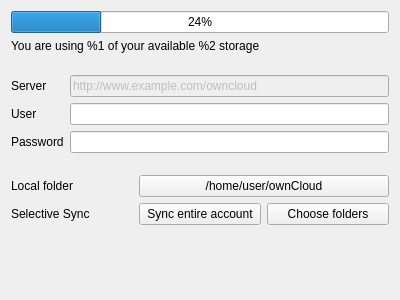
<?xml version="1.0" encoding="UTF-8"?>
<ui version="4.0">
 <class>Mirall::AccountSettings</class>
 <widget class="QWidget" name="Mirall::AccountSettings">
  <property name="geometry">
   <rect>
    <x>0</x>
    <y>0</y>
    <width>400</width>
    <height>300</height>
   </rect>
  </property>
  <property name="windowTitle">
   <string>Form</string>
  </property>
  <layout class="QVBoxLayout" name="verticalLayout_2">
   <property name="spacing">
    <number>6</number>
   </property>
   <item>
    <layout class="QVBoxLayout" name="verticalLayout">
     <item>
      <widget class="QProgressBar" name="progressBar">
       <property name="value">
        <number>24</number>
       </property>
      </widget>
     </item>
     <item>
      <widget class="QLabel" name="label">
       <property name="text">
        <string>You are using %1 of your available %2 storage</string>
       </property>
      </widget>
     </item>
    </layout>
   </item>
   <item>
    <spacer name="verticalSpacer_2">
     <property name="orientation">
      <enum>Qt::Vertical</enum>
     </property>
     <property name="sizeType">
      <enum>QSizePolicy::Fixed</enum>
     </property>
     <property name="sizeHint" stdset="0">
      <size>
       <width>20</width>
       <height>16</height>
      </size>
     </property>
    </spacer>
   </item>
   <item>
    <layout class="QFormLayout" name="formLayout">
     <item row="0" column="0">
      <widget class="QLabel" name="label_4">
       <property name="text">
        <string>Server</string>
       </property>
      </widget>
     </item>
     <item row="0" column="1">
      <widget class="QLineEdit" name="lineEdit">
       <property name="enabled">
        <bool>false</bool>
       </property>
       <property name="text">
        <string>http://www.example.com/owncloud</string>
       </property>
      </widget>
     </item>
     <item row="1" column="0">
      <widget class="QLabel" name="label_2">
       <property name="text">
        <string>User</string>
       </property>
      </widget>
     </item>
     <item row="1" column="1">
      <widget class="QLineEdit" name="lineEdit_2"/>
     </item>
     <item row="2" column="0">
      <widget class="QLabel" name="label_3">
       <property name="text">
        <string>Password</string>
       </property>
      </widget>
     </item>
     <item row="2" column="1">
      <widget class="QLineEdit" name="lineEdit_3"/>
     </item>
    </layout>
   </item>
   <item>
    <spacer name="verticalSpacer_3">
     <property name="orientation">
      <enum>Qt::Vertical</enum>
     </property>
     <property name="sizeType">
      <enum>QSizePolicy::Fixed</enum>
     </property>
     <property name="sizeHint" stdset="0">
      <size>
       <width>20</width>
       <height>16</height>
      </size>
     </property>
    </spacer>
   </item>
   <item>
    <layout class="QGridLayout" name="gridLayout">
     <item row="0" column="0">
      <widget class="QLabel" name="label_5">
       <property name="text">
        <string>Local folder</string>
       </property>
      </widget>
     </item>
     <item row="0" column="1" colspan="2">
      <widget class="QPushButton" name="pushButton">
       <property name="text">
        <string>/home/user/ownCloud</string>
       </property>
      </widget>
     </item>
     <item row="1" column="0">
      <widget class="QLabel" name="label_6">
       <property name="text">
        <string>Selective Sync</string>
       </property>
      </widget>
     </item>
     <item row="1" column="1">
      <widget class="QPushButton" name="pushButton_2">
       <property name="text">
        <string>Sync entire account</string>
       </property>
      </widget>
     </item>
     <item row="1" column="2">
      <widget class="QPushButton" name="pushButton_3">
       <property name="text">
        <string>Choose folders</string>
       </property>
      </widget>
     </item>
    </layout>
   </item>
   <item>
    <spacer name="verticalSpacer">
     <property name="orientation">
      <enum>Qt::Vertical</enum>
     </property>
     <property name="sizeHint" stdset="0">
      <size>
       <width>368</width>
       <height>10</height>
      </size>
     </property>
    </spacer>
   </item>
  </layout>
 </widget>
 <resources/>
 <connections/>
</ui>
